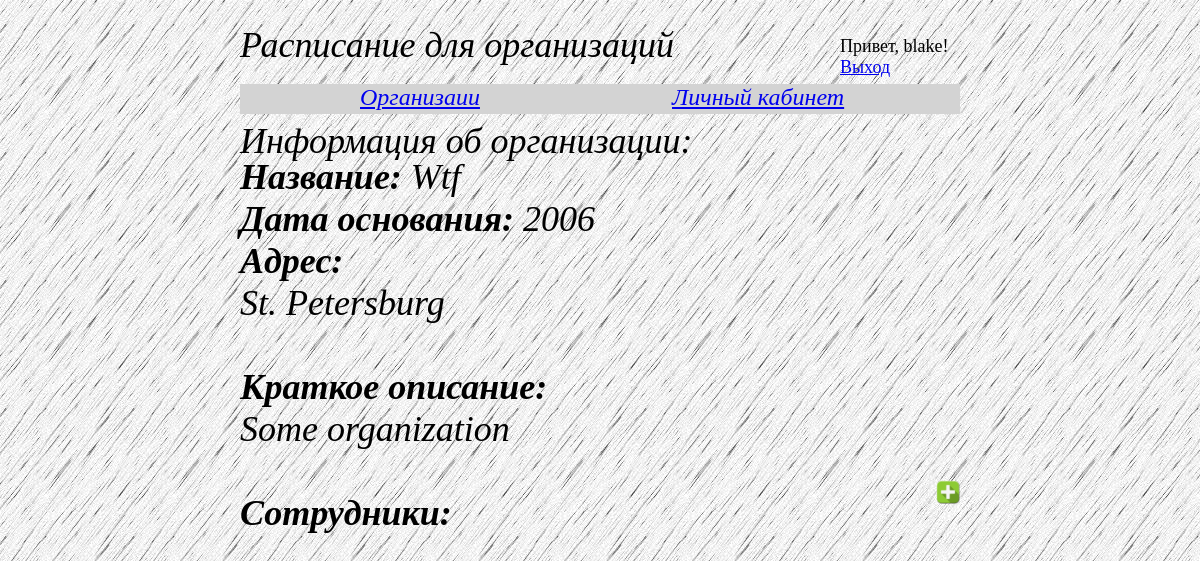
/organizations/104/ (signed in), run on the app's committed database.
### organizations/models.py (models this page shows)
class Organization(models.Model):
    name = models.CharField(max_length=20)
    year_of_est = models.CharField(max_length=10)
    location = models.CharField(max_length=40, default='St. Petersburg')
    brief_description = models.CharField(max_length=150, default='Some organization')
    person = models.ManyToManyField(Person)

### organizations/views.py (the view)
# urls.py: url(r'^(?P<org_id>\d+)/$', views.one_org, name='one_org'),
def one_org(request, org_id):
    org = get_object_or_404(Organization, pk=org_id)
    personal = []
    parsed_dates = []
    for person in org.person.all():
        print('Person: ', person)
        for days in person.days.all():
            print('Days: ', days)
            parsed_dates.append(days)
        personal.append([person, parsed_dates])
    print('List of persons and dates: ', personal)
    vars = dict(
        name = org.name,
        year_of_est = org.year_of_est,
        location = org.location,
        brief_description= org.brief_description,
        personel = org.person.all(),
        pers = personal
    )
    return render(request, 'organizations/one_org.html', vars)

### templates/organizations/one_org.html (shortened to what this page needs)
<!DOCTYPE html>
{% extends 'index.html' %}
{% block find_text %}
<div class="find_text">Информация об организации:</div>
{% endblock %}
{% block content %}
    {% if user.is_superuser %}
            <div style="position: absolute; right: 20vw; top: 40vw">
                    <a href="{% url 'create_person'%}?name={{ name }}">
                        <div class="wrapper buttons">
                         <img src="../../static/images/add3.png" alt="add button">
                        </div>
                    </a>
            </div>
    {% endif %}
    <div id="organizations-1">
    <talbe>
        <tr>
            <td><b>Название: </b>{{ name }}</td>
        </tr>
        <br>
        <tr>
            <td> <b>Дата основания:</b> {{ year_of_est }}</td>
        </tr>
        <br>
        <tr>
            <td> <b>Адрес: </b>
                <div style="margin-right: 20vw;text-align: justify">
                {{ location }}
                </div>
            </td>
        </tr>
        <br>
        <tr>
            <b>Краткое описание:</b>
            <div style="margin-right: 20vw; text-align: justify-all">
            {{ brief_description }}
            </div>
        </tr>
        <br>
        <tr>
            <td> <b>Сотрудники: </b></td>
        </tr>
    </talbe>
    </div>
{% endblock %}

### templates/index.html (shortened to what this page needs)
<!DOCTYPE html>
{%  load staticfiles %}
{% load i18n %}
<html lang="en">
<head>
    {% block meta %}
    <link rel="stylesheet" media="all" type="text/css" href="{%  static "css/style.css" %}" />
    {% endblock %}
</head>
<body>
{% block header_rect %}
<div id="rectangle"></div>
{% endblock %}
{% block header_text %}
<div class="header_text">Расписание для организаций</div>
{% endblock %}
{% block find_text %}{% endblock %}
{% block main_bar_text %}
    {% if user.is_authenticated %}
        <div style="position: absolute; left: 30vw; top: 7vw;
        font-size: 2vw; font-family: 'Times New Roman', sans-serif;
        font-style: italic; color:white">
        <a href="/">
            Организаии
        </a>
        </div>
        <div style="position: absolute; left: 56vw; top: 7vw;
        font-size: 2vw; font-family: 'Times New Roman', sans-serif;
        font-style: italic; color:gray">
            <a href="{% url 'users:pers_cabinet' user.id %}">Личный кабинет</a>
        </div>
    {% else %}
    <div class="main_bar_text">Организации</div>
    {% endif %}
{% endblock %}
{% block content %}{% endblock %}
{% block auth %}
<div style="width:100%; height:1px; clear:both;"></div>
    <div style="position: absolute; left: 70vw; top:3vw; font-size: 1.5vw">
    {% if user.is_authenticated %}
      Привет, {{ user.username }}!
      <br>
      <a href="/logout">Выход</a>
    {% else %}
      <a href="/login">Вход</a>
      <br>
    {% endif %}
    </div>
{% endblock %}
</body>
</html>

### static/css/style.css (style rules this page uses)
body { background-color: #000; background-image: url("../images/pages_bg.png"); height: 100vw; }
html { height: 100vw; }
#organizations-1 { position: absolute; left: 20vw; top: 13vw; font-size: 3vw; font-family: "Times New Roman", sans-serif; font-style: italic; color: black; }
#rectangle { position: absolute; width: 60vw; height: 2.5vw; top: 7vw; left: 20vw; background: lightgray; }
.header_text { position: absolute; left: 20vw; top: 2vw; font-size: 3vw; font-family: "Times New Roman", sans-serif; font-style: italic; color: black; }
.find_text { position: absolute; left: 20vw; top: 10vw; font-size: 3vw; font-family: "Times New Roman", sans-serif; font-style: italic; color: black; }
img { width: 350px; }

### templates/index.html (style rules this page uses)
.wrapper { width: 2vw; height: 2vw; }
.buttons img { height: 100%; width: auto; }

### data on the page
Organization: name "Wtf", year_of_est "2006", location "St. Petersburg", brief_description "Some organization"

### other printed values
{{ user.username }} "blake"
